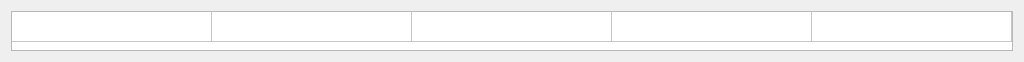
<?xml version="1.0" encoding="UTF-8"?>
<ui version="4.0">
 <class>FOnlineRest</class>
 <widget class="QWidget" name="FOnlineRest">
  <property name="geometry">
   <rect>
    <x>0</x>
    <y>0</y>
    <width>1024</width>
    <height>58</height>
   </rect>
  </property>
  <property name="windowTitle">
   <string>Form</string>
  </property>
  <layout class="QVBoxLayout" name="verticalLayout">
   <item>
    <widget class="EQTableWidget" name="tblFilter">
     <property name="maximumSize">
      <size>
       <width>16777215</width>
       <height>40</height>
      </size>
     </property>
     <property name="verticalScrollBarPolicy">
      <enum>Qt::ScrollBarAsNeeded</enum>
     </property>
     <property name="horizontalScrollBarPolicy">
      <enum>Qt::ScrollBarAlwaysOff</enum>
     </property>
     <property name="editTriggers">
      <set>QAbstractItemView::NoEditTriggers</set>
     </property>
     <property name="selectionMode">
      <enum>QAbstractItemView::SingleSelection</enum>
     </property>
     <property name="selectionBehavior">
      <enum>QAbstractItemView::SelectItems</enum>
     </property>
     <attribute name="horizontalHeaderVisible">
      <bool>false</bool>
     </attribute>
     <attribute name="horizontalHeaderDefaultSectionSize">
      <number>200</number>
     </attribute>
     <attribute name="horizontalHeaderHighlightSections">
      <bool>false</bool>
     </attribute>
     <attribute name="verticalHeaderVisible">
      <bool>false</bool>
     </attribute>
     <row>
      <property name="text">
       <string>New Row</string>
      </property>
     </row>
     <column>
      <property name="text">
       <string>New Column</string>
      </property>
     </column>
     <column>
      <property name="text">
       <string>New Column</string>
      </property>
     </column>
     <column>
      <property name="text">
       <string>New Column</string>
      </property>
     </column>
     <column>
      <property name="text">
       <string>New Column</string>
      </property>
     </column>
     <column>
      <property name="text">
       <string>New Column</string>
      </property>
     </column>
     <column>
      <property name="text">
       <string>New Column</string>
      </property>
     </column>
    </widget>
   </item>
  </layout>
 </widget>
 <customwidgets>
  <customwidget>
   <class>EQTableWidget</class>
   <extends>QTableWidget</extends>
   <header>eqtablewidget.h</header>
  </customwidget>
 </customwidgets>
 <resources/>
 <connections/>
</ui>
